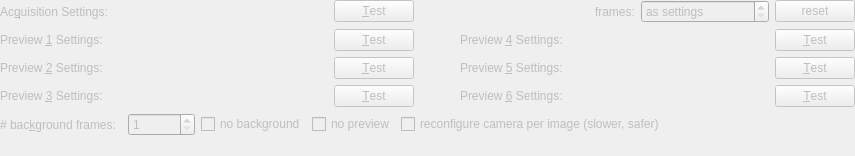
    <widget class="QWidget" name="widCam2Settings2" native="true">
     <property name="enabled">
      <bool>false</bool>
     </property>
     <layout class="QGridLayout" name="widCam2Settings" columnstretch="0,0,0">
      <property name="leftMargin">
       <number>0</number>
      </property>
      <property name="topMargin">
       <number>0</number>
      </property>
      <property name="rightMargin">
       <number>0</number>
      </property>
      <property name="bottomMargin">
       <number>0</number>
      </property>
      <item row="4" column="0">
       <widget class="QLabel" name="labPreviewFrames2">
        <property name="text">
         <string># bac&amp;kground frames:</string>
        </property>
        <property name="buddy">
         <cstring>spinBackgroundFrames2</cstring>
        </property>
       </widget>
      </item>
      <item row="2" column="0">
       <widget class="QLabel" name="labPreview2_2">
        <property name="text">
         <string>Preview &amp;2 Settings:</string>
        </property>
        <property name="buddy">
         <cstring>cmbPreviewSettings2_1</cstring>
        </property>
       </widget>
      </item>
      <item row="3" column="0">
       <widget class="QLabel" name="labPreview2_3">
        <property name="text">
         <string>Preview &amp;3 Settings:</string>
        </property>
        <property name="buddy">
         <cstring>cmbPreviewSettings2_1</cstring>
        </property>
       </widget>
      </item>
      <item row="1" column="0">
       <widget class="QLabel" name="labPreview2">
        <property name="text">
         <string>Preview &amp;1 Settings:</string>
        </property>
        <property name="buddy">
         <cstring>cmbPreviewSettings2_1</cstring>
        </property>
       </widget>
      </item>
      <item row="4" column="2">
       <layout class="QHBoxLayout" name="horizontalLayout_2">
        <item>
         <widget class="QSpinBox" name="spinBackgroundFrames2">
          <property name="maximumSize">
           <size>
            <width>150</width>
            <height>16777215</height>
           </size>
          </property>
          <property name="minimum">
           <number>1</number>
          </property>
          <property name="maximum">
           <number>10000000</number>
          </property>
         </widget>
        </item>
        <item>
         <widget class="QCheckBox" name="chkNoBackground2">
          <property name="toolTip">
           <string>&lt;html&gt;&lt;head/&gt;&lt;body&gt;&lt;p&gt;use these checkboxes to deactivate the preview/background images for a camera. Some cameras (e.g. the Rh2V2 driver) do not support the single-frame polling acquisition mode well. In those cases make sure this checkbox is checked.&lt;/p&gt;&lt;p&gt;&lt;br/&gt;&lt;/p&gt;&lt;p&gt;The acquisition will proceed as usual for any non-checked camera. For the checked cameras, the background and preview acquisition will be omitted, i.e. also any switch to the single-frame acquisition mode of the driver!&lt;/p&gt;&lt;/body&gt;&lt;/html&gt;</string>
          </property>
          <property name="text">
           <string>no background</string>
          </property>
         </widget>
        </item>
        <item>
         <widget class="QCheckBox" name="chkNoPreview2">
          <property name="toolTip">
           <string>&lt;html&gt;&lt;head/&gt;&lt;body&gt;&lt;p&gt;use these checkboxes to deactivate the preview/background images for a camera. Some cameras (e.g. the Rh2V2 driver) do not support the single-frame polling acquisition mode well. In those cases make sure this checkbox is checked.&lt;/p&gt;&lt;p&gt;&lt;br/&gt;&lt;/p&gt;&lt;p&gt;The acquisition will proceed as usual for any non-checked camera. For the checked cameras, the background and preview acquisition will be omitted, i.e. also any switch to the single-frame acquisition mode of the driver!&lt;/p&gt;&lt;/body&gt;&lt;/html&gt;</string>
          </property>
          <property name="text">
           <string>no preview</string>
          </property>
         </widget>
        </item>
        <item>
         <widget class="QCheckBox" name="chkReconfigureAlways2">
          <property name="text">
           <string>reconfigure camera per image (slower, safer)</string>
          </property>
         </widget>
        </item>
        <item>
         <spacer name="horizontalSpacer_2">
          <property name="orientation">
           <enum>Qt::Horizontal</enum>
          </property>
          <property name="sizeHint" stdset="0">
           <size>
            <width>40</width>
            <height>20</height>
           </size>
          </property>
         </spacer>
        </item>
       </layout>
      </item>
      <item row="2" column="2">
       <layout class="QHBoxLayout" name="horizontalLayout_13" stretch="0,0,1,0,0,0">
        <item>
         <widget class="QFCameraConfigEditorWidget" name="cmbPreviewSettings2_2" native="true">
          <property name="minimumSize">
           <size>
            <width>200</width>
            <height>0</height>
           </size>
          </property>
          <property name="focusPolicy">
           <enum>Qt::TabFocus</enum>
          </property>
         </widget>
        </item>
        <item>
         <widget class="QPushButton" name="btnAcq2TestPreview2">
          <property name="toolTip">
           <string>&lt;html&gt;&lt;head/&gt;&lt;body&gt;&lt;p&gt;press this button down (and keep it pressed) to switch the preview of the camera to this setting. The setting will be activated as long as the button is pressed.&lt;/p&gt;&lt;p&gt;&lt;br/&gt;&lt;/p&gt;&lt;p&gt;&lt;span style=&quot; text-decoration: underline;&quot;&gt;Note:&lt;/span&gt; This does not only set the camera acquisition setting, but also sets the according lightpath (if activated below)!!!&lt;/p&gt;&lt;p&gt;&lt;br/&gt;&lt;/p&gt;&lt;p&gt;You can use this function to test a preview setting.&lt;/p&gt;&lt;/body&gt;&lt;/html&gt;</string>
          </property>
          <property name="text">
           <string>&amp;Test</string>
          </property>
         </widget>
        </item>
        <item>
         <spacer name="horizontalSpacer_12">
          <property name="orientation">
           <enum>Qt::Horizontal</enum>
          </property>
          <property name="sizeHint" stdset="0">
           <size>
            <width>40</width>
            <height>20</height>
           </size>
          </property>
         </spacer>
        </item>
        <item>
         <widget class="QLabel" name="labPreview2_5">
          <property name="text">
           <string>Preview &amp;5 Settings:</string>
          </property>
          <property name="buddy">
           <cstring>cmbPreviewSettings2_1</cstring>
          </property>
         </widget>
        </item>
        <item>
         <widget class="QFCameraConfigEditorWidget" name="cmbPreviewSettings2_5" native="true">
          <property name="minimumSize">
           <size>
            <width>200</width>
            <height>0</height>
           </size>
          </property>
          <property name="focusPolicy">
           <enum>Qt::TabFocus</enum>
          </property>
         </widget>
        </item>
        <item>
         <widget class="QPushButton" name="btnAcq2TestPreview5">
          <property name="toolTip">
           <string>&lt;html&gt;&lt;head/&gt;&lt;body&gt;&lt;p&gt;press this button down (and keep it pressed) to switch the preview of the camera to this setting. The setting will be activated as long as the button is pressed.&lt;/p&gt;&lt;p&gt;&lt;br/&gt;&lt;/p&gt;&lt;p&gt;&lt;span style=&quot; text-decoration: underline;&quot;&gt;Note:&lt;/span&gt; This does not only set the camera acquisition setting, but also sets the according lightpath (if activated below)!!!&lt;/p&gt;&lt;p&gt;&lt;br/&gt;&lt;/p&gt;&lt;p&gt;You can use this function to test a preview setting.&lt;/p&gt;&lt;/body&gt;&lt;/html&gt;</string>
          </property>
          <property name="text">
           <string>&amp;Test</string>
          </property>
         </widget>
        </item>
       </layout>
      </item>
      <item row="0" column="0">
       <widget class="QLabel" name="label_9">
        <property name="text">
         <string>Ac&amp;quisition Settings:</string>
        </property>
        <property name="buddy">
         <cstring>cmbAcquisitionSettings2</cstring>
        </property>
       </widget>
      </item>
      <item row="1" column="2">
       <layout class="QHBoxLayout" name="horizontalLayout_12">
        <item>
         <widget class="QFCameraConfigEditorWidget" name="cmbPreviewSettings2_1" native="true">
          <property name="minimumSize">
           <size>
            <width>200</width>
            <height>0</height>
           </size>
          </property>
          <property name="focusPolicy">
           <enum>Qt::TabFocus</enum>
          </property>
         </widget>
        </item>
        <item>
         <widget class="QPushButton" name="btnAcq2TestPreview1">
          <property name="toolTip">
           <string>&lt;html&gt;&lt;head/&gt;&lt;body&gt;&lt;p&gt;press this button down (and keep it pressed) to switch the preview of the camera to this setting. The setting will be activated as long as the button is pressed.&lt;/p&gt;&lt;p&gt;&lt;br/&gt;&lt;/p&gt;&lt;p&gt;&lt;span style=&quot; text-decoration: underline;&quot;&gt;Note:&lt;/span&gt; This does not only set the camera acquisition setting, but also sets the according lightpath (if activated below)!!!&lt;/p&gt;&lt;p&gt;&lt;br/&gt;&lt;/p&gt;&lt;p&gt;You can use this function to test a preview setting.&lt;/p&gt;&lt;/body&gt;&lt;/html&gt;</string>
          </property>
          <property name="text">
           <string>&amp;Test</string>
          </property>
         </widget>
        </item>
        <item>
         <spacer name="horizontalSpacer_11">
          <property name="orientation">
           <enum>Qt::Horizontal</enum>
          </property>
          <property name="sizeHint" stdset="0">
           <size>
            <width>40</width>
            <height>20</height>
           </size>
          </property>
         </spacer>
        </item>
        <item>
         <widget class="QLabel" name="labPreview2_4">
          <property name="text">
           <string>Preview &amp;4 Settings:</string>
          </property>
          <property name="buddy">
           <cstring>cmbPreviewSettings2_1</cstring>
          </property>
         </widget>
        </item>
        <item>
         <widget class="QFCameraConfigEditorWidget" name="cmbPreviewSettings2_4" native="true">
          <property name="minimumSize">
           <size>
            <width>200</width>
            <height>0</height>
           </size>
          </property>
          <property name="focusPolicy">
           <enum>Qt::TabFocus</enum>
          </property>
         </widget>
        </item>
        <item>
         <widget class="QPushButton" name="btnAcq2TestPreview4">
          <property name="toolTip">
           <string>&lt;html&gt;&lt;head/&gt;&lt;body&gt;&lt;p&gt;press this button down (and keep it pressed) to switch the preview of the camera to this setting. The setting will be activated as long as the button is pressed.&lt;/p&gt;&lt;p&gt;&lt;br/&gt;&lt;/p&gt;&lt;p&gt;&lt;span style=&quot; text-decoration: underline;&quot;&gt;Note:&lt;/span&gt; This does not only set the camera acquisition setting, but also sets the according lightpath (if activated below)!!!&lt;/p&gt;&lt;p&gt;&lt;br/&gt;&lt;/p&gt;&lt;p&gt;You can use this function to test a preview setting.&lt;/p&gt;&lt;/body&gt;&lt;/html&gt;</string>
          </property>
          <property name="text">
           <string>&amp;Test</string>
          </property>
         </widget>
        </item>
       </layout>
      </item>
      <item row="0" column="2">
       <layout class="QHBoxLayout" name="horizontalLayout_11" stretch="0,0,1,0,0,0">
        <item>
         <widget class="QFCameraConfigEditorWidget" name="cmbAcquisitionSettings2" native="true">
          <property name="minimumSize">
           <size>
            <width>200</width>
            <height>0</height>
           </size>
          </property>
          <property name="focusPolicy">
           <enum>Qt::TabFocus</enum>
          </property>
         </widget>
        </item>
        <item>
         <widget class="QPushButton" name="btnAcq2Test">
          <property name="toolTip">
           <string>&lt;html&gt;&lt;head/&gt;&lt;body&gt;&lt;p&gt;press this button down (and keep it pressed) to switch the preview of the camera to this setting. The setting will be activated as long as the button is pressed.&lt;/p&gt;&lt;p&gt;&lt;span style=&quot; text-decoration: underline;&quot;&gt;Note:&lt;/span&gt; This does not only set the camera acquisition setting, but also sets the according lightpath (if activated below)!!!&lt;/p&gt;&lt;p&gt;You can use this function to test a acquisition setting.&lt;/p&gt;&lt;/body&gt;&lt;/html&gt;</string>
          </property>
          <property name="text">
           <string>&amp;Test</string>
          </property>
         </widget>
        </item>
        <item>
         <spacer name="horizontalSpacer_10">
          <property name="orientation">
           <enum>Qt::Horizontal</enum>
          </property>
          <property name="sizeHint" stdset="0">
           <size>
            <width>40</width>
            <height>20</height>
           </size>
          </property>
         </spacer>
        </item>
        <item>
         <widget class="QLabel" name="label_8">
          <property name="text">
           <string>frames:</string>
          </property>
         </widget>
        </item>
        <item>
         <widget class="QSpinBox" name="spinFrames2">
          <property name="minimumSize">
           <size>
            <width>128</width>
            <height>0</height>
           </size>
          </property>
          <property name="specialValueText">
           <string>as settings</string>
          </property>
          <property name="maximum">
           <number>999999999</number>
          </property>
          <property name="singleStep">
           <number>100</number>
          </property>
         </widget>
        </item>
        <item>
         <widget class="QPushButton" name="btnReset2">
          <property name="text">
           <string>reset</string>
          </property>
         </widget>
        </item>
       </layout>
      </item>
      <item row="5" column="0" colspan="3">
       <layout class="QHBoxLayout" name="horizontalLayout_20">
        <item>
         <spacer name="horizontalSpacer_21">
          <property name="orientation">
           <enum>Qt::Horizontal</enum>
          </property>
          <property name="sizeHint" stdset="0">
           <size>
            <width>40</width>
            <height>20</height>
           </size>
          </property>
         </spacer>
        </item>
       </layout>
      </item>
      <item row="3" column="2">
       <layout class="QHBoxLayout" name="horizontalLayout_14" stretch="0,0,1,0,0,0">
        <item>
         <widget class="QFCameraConfigEditorWidget" name="cmbPreviewSettings2_3" native="true">
          <property name="minimumSize">
           <size>
            <width>200</width>
            <height>0</height>
           </size>
          </property>
          <property name="focusPolicy">
           <enum>Qt::TabFocus</enum>
          </property>
         </widget>
        </item>
        <item>
         <widget class="QPushButton" name="btnAcq2TestPreview3">
          <property name="toolTip">
           <string>&lt;html&gt;&lt;head/&gt;&lt;body&gt;&lt;p&gt;press this button down (and keep it pressed) to switch the preview of the camera to this setting. The setting will be activated as long as the button is pressed.&lt;/p&gt;&lt;p&gt;&lt;br/&gt;&lt;/p&gt;&lt;p&gt;&lt;span style=&quot; text-decoration: underline;&quot;&gt;Note:&lt;/span&gt; This does not only set the camera acquisition setting, but also sets the according lightpath (if activated below)!!!&lt;/p&gt;&lt;p&gt;&lt;br/&gt;&lt;/p&gt;&lt;p&gt;You can use this function to test a preview setting.&lt;/p&gt;&lt;/body&gt;&lt;/html&gt;</string>
          </property>
          <property name="text">
           <string>&amp;Test</string>
          </property>
         </widget>
        </item>
        <item>
         <spacer name="horizontalSpacer_13">
          <property name="orientation">
           <enum>Qt::Horizontal</enum>
          </property>
          <property name="sizeHint" stdset="0">
           <size>
            <width>40</width>
            <height>20</height>
           </size>
          </property>
         </spacer>
        </item>
        <item>
         <widget class="QLabel" name="labPreview2_6">
          <property name="text">
           <string>Preview &amp;6 Settings:</string>
          </property>
          <property name="buddy">
           <cstring>cmbPreviewSettings2_1</cstring>
          </property>
         </widget>
        </item>
        <item>
         <widget class="QFCameraConfigEditorWidget" name="cmbPreviewSettings2_6" native="true">
          <property name="minimumSize">
           <size>
            <width>200</width>
            <height>0</height>
           </size>
          </property>
          <property name="focusPolicy">
           <enum>Qt::TabFocus</enum>
          </property>
         </widget>
        </item>
        <item>
         <widget class="QPushButton" name="btnAcq2TestPreview6">
          <property name="toolTip">
           <string>&lt;html&gt;&lt;head/&gt;&lt;body&gt;&lt;p&gt;press this button down (and keep it pressed) to switch the preview of the camera to this setting. The setting will be activated as long as the button is pressed.&lt;/p&gt;&lt;p&gt;&lt;br/&gt;&lt;/p&gt;&lt;p&gt;&lt;span style=&quot; text-decoration: underline;&quot;&gt;Note:&lt;/span&gt; This does not only set the camera acquisition setting, but also sets the according lightpath (if activated below)!!!&lt;/p&gt;&lt;p&gt;&lt;br/&gt;&lt;/p&gt;&lt;p&gt;You can use this function to test a preview setting.&lt;/p&gt;&lt;/body&gt;&lt;/html&gt;</string>
          </property>
          <property name="text">
           <string>&amp;Test</string>
          </property>
         </widget>
        </item>
       </layout>
      </item>
     </layout>
    </widget>
